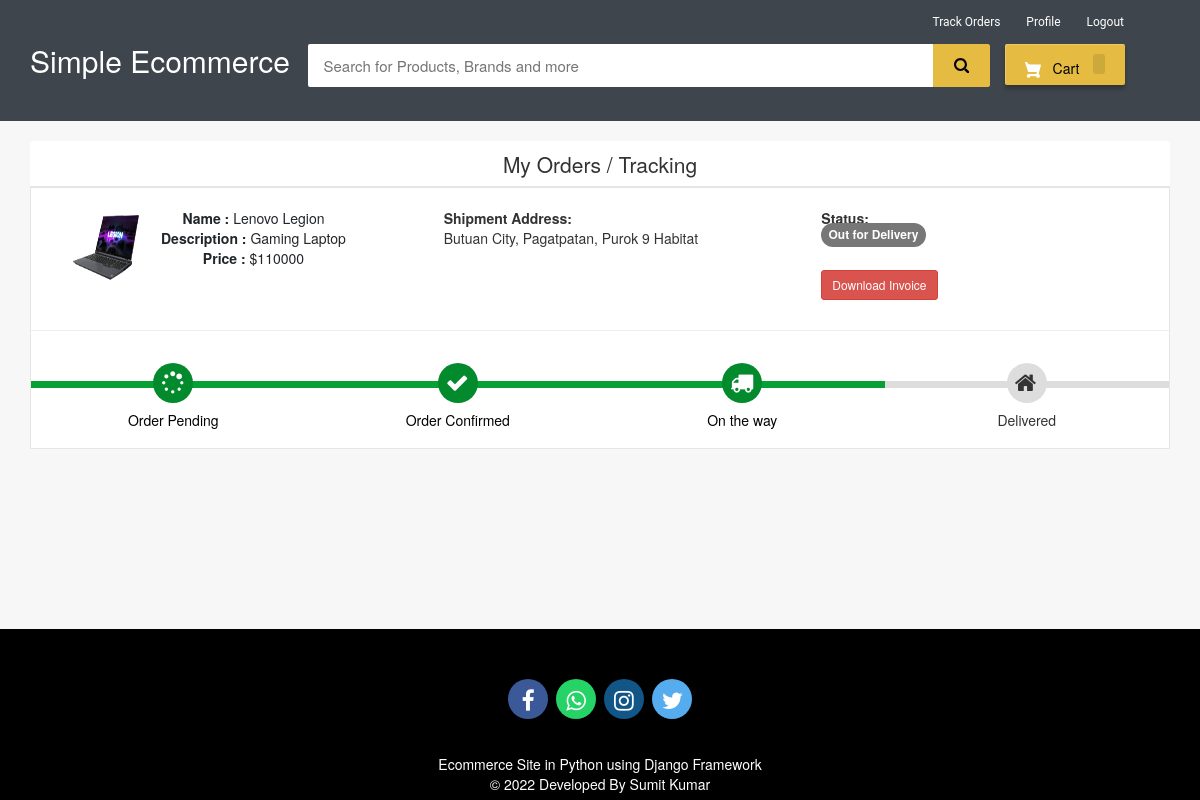
Page /my-order (signed in) on the committed database.
### ecom/models.py (models this page shows, shortened)
class Product(models.Model):
    name=models.CharField(max_length=40)
    product_image= models.ImageField(upload_to='product_image/',null=True,blank=True)
    price = models.PositiveIntegerField()
    description=models.CharField(max_length=40)

class Orders(models.Model):
    STATUS =(
        ('Pending','Pending'),
        ('Order Confirmed','Order Confirmed'),
        ('Out for Delivery','Out for Delivery'),
        ('Delivered','Delivered'),
    )
    customer=models.ForeignKey('Customer', on_delete=models.CASCADE,null=True)
    product=models.ForeignKey('Product',on_delete=models.CASCADE,null=True)
    email = models.CharField(max_length=50,null=True)
    address = models.CharField(max_length=500,null=True)
    mobile = models.CharField(max_length=20,null=True)
    order_date= models.DateField(auto_now_add=True,null=True)
    status=models.CharField(max_length=50,null=True,choices=STATUS)

### ecom/views.py (the view)
# urls.py: path('my-order', views.my_order_view,name='my-order'),
@login_required(login_url='customerlogin')
@user_passes_test(is_customer)
def my_order_view(request):
    customer=models.Customer.objects.get(user_id=request.user.id)
    orders=models.Orders.objects.all().filter(customer_id = customer)
    ordered_products=[]
    for order in orders:
        ordered_product=models.Product.objects.all().filter(id=order.product.id)
        ordered_products.append(ordered_product)
    return render(request,'ecom/my_order.html',{'data':zip(ordered_products,orders)})

### ecom/views.py (called while the page is built)
def is_customer(user):
    return user.groups.filter(name='CUSTOMER').exists()

### templates/ecom/my_order.html (shortened to what this page needs)
{% extends 'ecom/customer_base.html' %}
{% load static %}
{% block content %}
<br>
<div class="container">
    <header class="card-header" style="text-align:center; font-size: 21px"> My Orders / Tracking </header>
    {% for products,order in data %}
    <article class="card">
        <div class="card-body">
            <ul class="row" style="margin-left:20px;margin-top:20px;">
                <li class="col-md-4">
                  <figure class="itemside mb-3">
                    {%for product in products%}
                      <div class="aside"><img src="{% static product.product_image.url %}" class="img-sm border"></div>
                      <figcaption class="info align-self-center">
                          <p class="title"><strong>Name : </strong>{{product.name}} <br> <strong>Description : </strong>{{product.description}} <br> <strong>Price : </strong>${{product.price}}</p>
                      </figcaption>
                  </figure>
                </li>
                <li class="col-md-4">
                    <div class="col"> <strong>Shipment Address:</strong> <br> {{order.address}}</div>
                </li>
                <li class="col-md-4">
                    <div class="col"> <strong>Status:</strong> <br>
                        {% if order.status == 'Pending'%}
                        <td> <span class="label label-info" style="font-size: 12px; border-radius: 30px;">{{order.status}}</span></td>
                        {% elif order.status == 'Delivered' %}
                        <td> <span class="label label-success" style="font-size: 12px; border-radius: 30px;">{{order.status}}</span></td>
                        {% elif order.status == 'Out for Delivery' %}
                        <td> <span class="label label-default" style="font-size: 12px; border-radius: 30px;">{{order.status}}</span></td>
                        {%else%}
                          <td> <span class="label label-primary" style="font-size: 12px; border-radius: 30px;">{{order.status}}</span></td>
                        {%endif%}
                    </div> <br>
                    <h4><a style="text-decoration:none;" href="{% url 'download-invoice' order.id product.id  %}" ><button class="btn btn-danger btn-sm">Download Invoice</button></a></h4>
                </li>
                {%endfor%}
            </ul>
            <hr>
            <div class="track">
                {%if order.status == 'Pending' %}
                <div class="step active"> <span class="icon"> <i style="padding-top:3px; padding-right:25px;" class="tracking fa fa-spinner"></i> </span> <span class="text">Order Pending</span> </div>
                <div class="step "> <span class="icon"> <i style="padding-top:3px; padding-right:25px;" class="tracking fa fa-check"></i> </span> <span class="text"> Order Confirmed</span> </div>
                <div class="step "> <span class="icon"> <i style="padding-top:3px; padding-right:25px;" class="tracking fa fa-truck"></i> </span> <span class="text"> On the way </span> </div>
                <div class="step "> <span class="icon"> <i style="padding-top:3px; padding-right:25px;" class="tracking fa fa-home"></i> </span> <span class="text">Delivered</span> </div>
                {%elif order.status == 'Out for Delivery'%}
                <div class="step active"> <span class="icon"> <i style="padding-top:3px; padding-right:25px;" class="tracking fa fa-spinner"></i> </span> <span class="text">Order Pending</span> </div>
                <div class="step active"> <span class="icon"> <i style="padding-top:3px; padding-right:25px;" class="tracking fa fa-check"></i> </span> <span class="text"> Order Confirmed</span> </div>
                <div class="step active"> <span class="icon"> <i style="padding-top:3px; padding-right:25px;" class="tracking fa fa-truck"></i> </span> <span class="text"> On the way </span> </div>
                <div class="step "> <span class="icon"> <i style="padding-top:3px; padding-right:25px;" class="tracking fa fa-home"></i> </span> <span class="text">Delivered</span> </div>
                {%endif%}
            </div>
        </div>
    </article><br>
    {%endfor%}
</div>
<br><br><br><br><br>
{% endblock content %}

### templates/ecom/customer_base.html (style rules this page uses)
body { background-color: #f7f7f7; }
.fa { padding: 10px; font-size: 23px; width: 40px; height: 40px; text-align: center; text-decoration: none; margin: 5px 2px; border-radius: 50%; }
p { text-align: center; }

### templates/ecom/my_order.html (style rules this page uses)
body { background-color: #f7f7f7; }
.container { margin-top: 0px; margin-bottom: 0px }
.card { position: relative; display: -webkit-box; display: -ms-flexbox; display: flex; -webkit-box-orient: vertical; -webkit-box-direction: normal; -ms-flex-direction: column; flex-direction: column; min-width: 0; word-wrap: break-word; background-color: #fff; background-clip: border-box; border: 1px solid rgba(0, 0, 0, 0.1); border-radius: 0.10rem }
.card-header:first-child { border-radius: calc(0.37rem - 1px) calc(0.37rem - 1px) 0 0 }
.card-header { padding: 0.75rem 1.25rem; margin-bottom: 0; background-color: #fff; border-bottom: 1px solid rgba(0, 0, 0, 0.1) }
.track { position: relative; background-color: #ddd; height: 7px; display: -webkit-box; display: -ms-flexbox; display: flex; margin-bottom: 60px; margin-top: 50px }
.track .step { -webkit-box-flex: 1; -ms-flex-positive: 1; flex-grow: 1; width: 25%; margin-top: -18px; text-align: center; position: relative }
.track .step.active:before { background: #05a134 }
.track .step::before { height: 7px; position: absolute; content: ""; width: 100%; left: 0; top: 18px }
.track .step.active .icon { background: #038a2c; color: #fff }
.track .icon { display: inline-block; width: 40px; height: 40px; line-height: 40px; position: relative; border-radius: 100%; background: #ddd }
.track .step.active .text { font-weight: 400; color: #000 }
.track .text { display: block; margin-top: 7px }
.tracking { padding: 6px; }
.itemside { position: relative; display: -webkit-box; display: -ms-flexbox; display: flex; width: 100% }
.itemside .aside { position: relative; -ms-flex-negative: 0; flex-shrink: 0 }
.img-sm { width: 80px; height: 80px; padding: 7px }
ul.row, ul.row-sm { list-style: none; padding: 0 }
.itemside .info { padding-left: 15px; padding-right: 7px }
.itemside .title { display: block; margin-bottom: 5px; color: #212529 }
p { margin-top: 0; margin-bottom: 1rem }

### rows in the picture
Orders: address "Butuan City, Pagatpatan, Purok 9 Habitat", status "Out for Delivery", shows "Order Pending"
Product: product_image (picture), name "Lenovo Legion", description "Gaming Laptop", price "110000"
